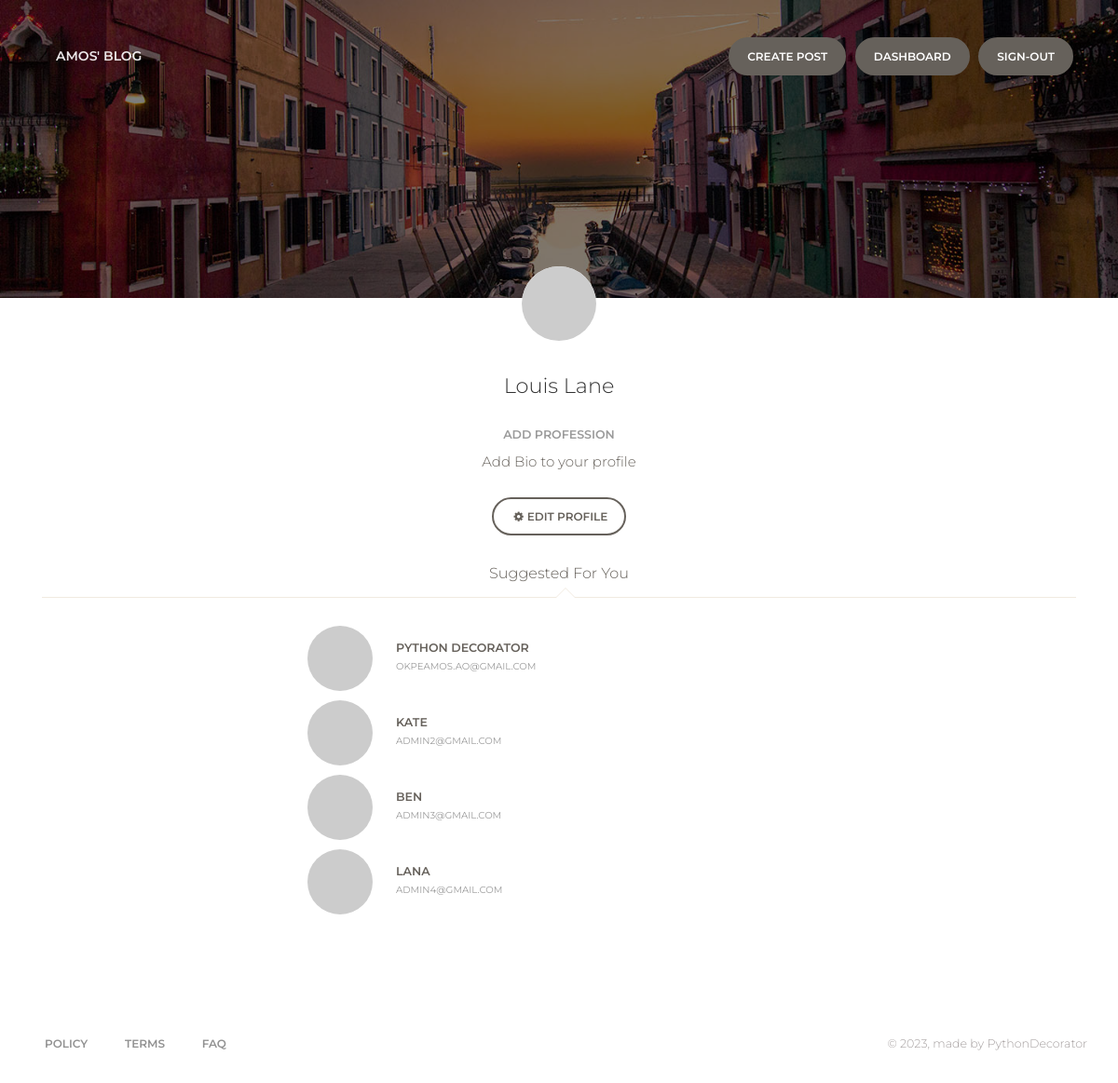
The app's page /my-profile (signed in) with its own data.
### apps/authentication/models.py (models this page shows, shortened)
class User(UserMixin, db.Model):
    __tablename__ = 'users'
    id = db.Column(db.Integer, primary_key=True)
    name = db.Column(db.String(64), nullable=False)
    email = db.Column(db.String(64), unique=True)
    password = db.Column(db.String)
    oauth_github = db.Column(db.String(100), nullable=True)
    post = relationship('BlogPost', back_populates='post_author')
    comment = relationship('Comment', back_populates='comment_author')
    following = db.relationship('Following', backref='following_author', lazy='dynamic')

### apps/profile/routes.py (the view)
@blueprint.route('/my-profile')
@login_required
def profile():
    user_posts = db.session.query(BlogPost).filter_by(id=int(current_user.id))
    all_users = db.session.query(User).all()
    return render_template('home/profile.html',
                           name=current_user.name,
                           logged_in=True,
                           current_user=current_user,
                           users_db=all_users,
                           user_posts=user_posts)

### apps/__init__.py (called while the page is built)
def configure_database(app):
    @app.before_first_request
    def initialize_database():
        db.create_all()
    @app.teardown_request
    def shutdown_session(exception=None):
        db.session.remove()

### apps/authentication/routes.py (called while the page is built)
@login_manager.user_loader
def load_user(user_id):
    return User.query.get(int(user_id))

### apps/templates/home/profile.html (shortened to what this page needs)
{% extends "base/base.html" %}
{% block content %}
<div class="page-header page-header-xs" data-parallax="true"
     style="background-image: url('../static/assets/img/fabio-mangione.jpg');">
</div>
<div class="section profile-content">
    <div class="container">
        <div class="owner">
            <div class="avatar">
                <img src="{{ current_user.email | gravatar }}" alt="Circle Image"
                     class="img-circle img-no-padding img-responsive">
            </div>
            <div class="name">
                <h4 class="title">{{current_user.name}}
                    <br/>
                </h4>
                <h6 class="description">Add Profession</h6>
            </div>
        </div>
        <div class="row">
            <div class="col-md-6 ml-auto mr-auto text-center">
                <p>Add Bio to your profile</p>
                <br/>
                <a href="{{ url_for('profile_blueprint.profile') }}"
                       class="btn btn-outline-default btn-round"><i class="fa fa-cog"></i>Edit Profile</a>
            </div>
        </div>
        <br/>
        <div class="nav-tabs-navigation">
            <div class="nav-tabs-wrapper">
                <ul class="nav nav-tabs" role="tablist">
                    <li class="nav-item">
                        <a class="nav-link active" data-toggle="tab" href="#follows" role="tab">Suggested For You</a>
                    </li>
                </ul>
            </div>
        </div>
        <div class="tab-content following">
            <div class="tab-pane active" id="follows" role="tabpanel">
                <div class="row">
                    <div class="col-md-6 ml-auto mr-auto">
                        <ul class="list-unstyled follows">
                            {% for user in users_db %}
                            {% if user.id != current_user.id %}
                            <li>
                                <div class="row">
                                    <div class="col-lg-2 col-md-4 col-4 ml-auto mr-auto">
                                        <img src="{{ user.email | gravatar }}" alt="Circle Image"
                                             class="img-circle img-no-padding img-responsive">
                                    </div>
                                    <div class="col-lg-7 col-md-4 col-4  ml-auto mr-auto">
                                        <h6>{{ user.name }}
                                            <br/>
                                            <small>{{ user.email }}</small>
                                        </h6>
                                    </div>
                                    <div class="col-lg-3 col-md-4 col-4  ml-auto mr-auto">
                                        <div class="form-check">
                                        </div>
                                    </div>
                                </div>
                            </li>
                            {% endif %}
                            {% endfor %}
                        </ul>
                    </div>
                </div>
            </div>
        </div>
    </div>
</div>
{% endblock content %}

### apps/templates/base/base.html (shortened to what this page needs)
<!DOCTYPE html>
<html lang="en">
<head>
  <link href="https://maxcdn.bootstrapcdn.com/font-awesome/latest/css/font-awesome.min.css" rel="stylesheet">
  <link href="../static/assets/css/bootstrap.min.css" rel="stylesheet" />
  <link href="../static/assets/css/paper-kit.css?v=2.2.0" rel="stylesheet" />
  <link href="../static/assets/demo/demo.css" rel="stylesheet" />
</head>
<body class="landing-page sidebar-collapse">
    {% include 'includes/navbar.html' %}
    {% block content %}{% endblock content %}
    {% include 'includes/footer.html' %}
</body>
</html>

### apps/templates/includes/navbar.html (shortened to what this page needs)
<nav class="navbar navbar-expand-lg fixed-top navbar-transparent " color-on-scroll="300">
    <div class="container">
        <div class="navbar-translate">
            <a class="navbar-brand" href="{{ url_for('home_blueprint.index') }}" rel="tooltip" title="Amos' Blog"
               data-placement="bottom" target="_blank">
                Amos' Blog
            </a>
        </div>
        <div class="collapse navbar-collapse justify-content-end" id="navigation">
            <ul class="navbar-nav">
                {% if not logged_in %}
                <li class="nav-item">
                    <a class="nav-link" rel="tooltip" title="Follow us on Twitter" data-placement="bottom"
                       href="https://twitter.com/AmosBrymo67154" target="_blank">
                        <i class="fa fa-twitter"></i>
                        <p class="d-lg-none">Twitter</p>
                    </a>
                </li>
                <li class="nav-item">
                    <a class="nav-link" rel="tooltip" title="Like us on Linkedin" data-placement="bottom"
                       href="https://www.linkedin.com/in/amos-okpe-48b824217/" target="_blank">
                        <i class="fa fa-facebook-square"></i>
                        <p class="d-lg-none">Linkedin</p>
                    </a>
                </li>
                <li class="nav-item">
                    <a class="nav-link" rel="tooltip" title="Follow us on Instagram" data-placement="bottom"
                       href="https://www.instagram.com/pythondecorator/" target="_blank">
                        <i class="fa fa-instagram"></i>
                        <p class="d-lg-none">Instagram</p>
                    </a>
                </li>
                <li class="nav-item">
                    <a class="nav-link" rel="tooltip" title="Star on GitHub" data-placement="bottom"
                       href="https://github.com/PythonDecorator" target="_blank">
                        <i class="fa fa-github"></i>
                        <p class="d-lg-none">GitHub</p>
                    </a>
                </li>
                <li class="nav-item">
                    <a href="{{ url_for('authentication_blueprint.register') }}"
                       class="btn btn-success-neutral btn-round">SIGN-UP</a>
                </li>
                {% else %}
                 <li class="nav-item">
                    <a href="{{ url_for('home_blueprint.add') }}"
                       class="btn btn-success-neutral btn-round">Create Post</a>
                     <a href="{{ url_for('profile_blueprint.profile') }}"
                       class="btn btn-success-neutral btn-round">Dashboard</a>
                    <a href="{{ url_for('authentication_blueprint.logout') }}"
                       class="btn btn-success-neutral btn-round">SIGN-OUT</a>
                </li>
                {% endif %}
            </ul>
        </div>
    </div>
</nav>

### apps/templates/includes/footer.html (shortened to what this page needs)
  <footer class="footer   footer-white ">
    <div class="container">
      <div class="row">
        <nav class="footer-nav">
          <ul>
            <li>
              <a href="https://github.com/PythonDecorator" target="_blank">Policy</a>
            </li>
            <li>
              <a href="https://github.com/PythonDecorator" target="_blank">Terms</a>
            </li>
            <li>
              <a href="https://github.com/PythonDecorator" target="_blank">FAQ</a>
            </li>
          </ul>
        </nav>
        <div class="credits ml-auto">
          <span class="copyright">
            ©
            , made by PythonDecorator
          </span>
        </div>
      </div>
    </div>
  </footer>

### apps/static/assets/demo/demo.css (style rules this page uses)
.profile-content { padding-top: 0; position: relative; z-index: 2; }

### records on screen
User: name "Louis Lane"
User: name "PYTHON DECORATOR", email "OKPEAMOS.AO@GMAIL.COM"
User: name "KATE", email "ADMIN2@GMAIL.COM"
User: name "BEN", email "ADMIN3@GMAIL.COM"
User: name "LANA", email "ADMIN4@GMAIL.COM"
